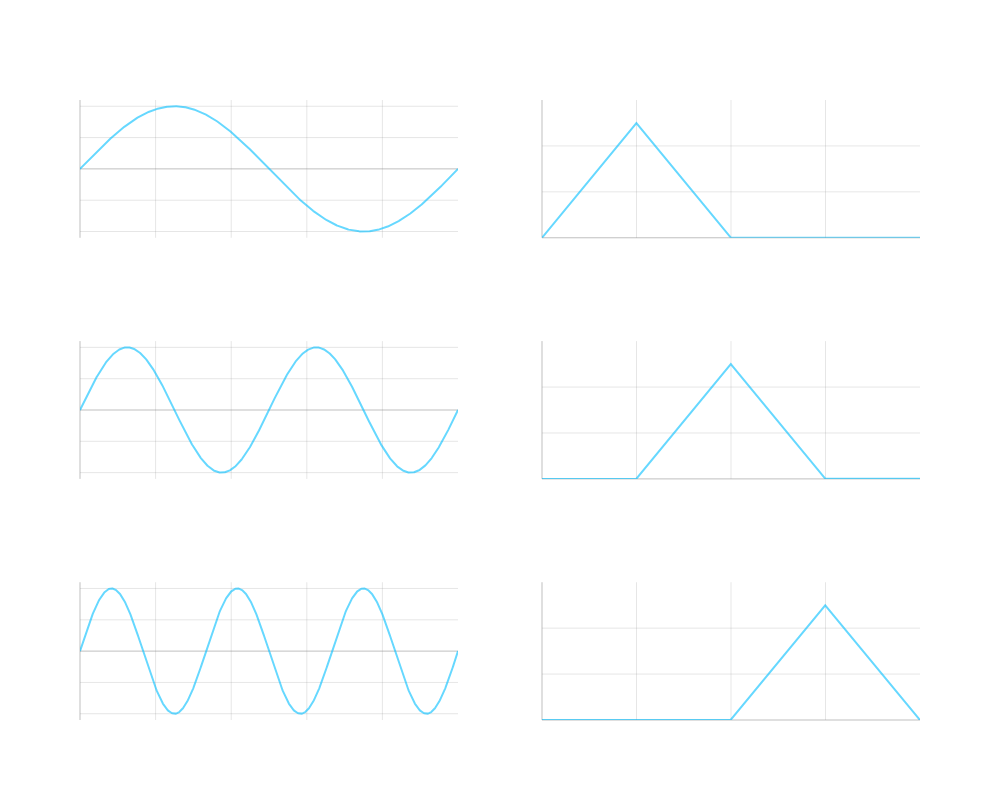

Notebook code cell kept with this figure:
### Markdown cell above
##### 2.)  Fourier Transforms

##### The Fourier Transform maps a function from the time domain to the frequency domain
 
 $$F(\omega) = \int_{-\infty}^{\infty} f(t)e^{-i\omega t}dt$$
 
 - $f(t)$ is the input signal in the *time domain*
 
 - $F(\omega)$ is the output signal in the *frequency domain*
 
 - $e^{-i\omega t}$ is the complex exponential, the basis function of the transform

Great for formal proof, numerically, however, we can't operate in continuous space...

##### Discrete Fourier Transform

$$X_k = \sum_{n=0}^{N-1} x_n e^{\frac{-i2 \pi k n}{N}}$$

The Discrete Fourier Transform (DFT) maps an input signal from the time domain to an output signal in the frequency domain in $O(N^2)$

- $x_n$ is the input signal in the *time domain*

- $X_k$ is the output signal in the *frequency domain*

- $e^{\frac{-i2 \pi k n}{N}}$ is the complex exponential, the basis function of the transform

### Code cell
import numpy as np
import plotly.graph_objects as go
from plotly.subplots import make_subplots

# Generate time points
t = np.linspace(0, 1, 1000)

# Create signals with different frequencies but same amplitude
signal1 = np.sin(2 * np.pi * 1 * t)  # 1 Hz
signal2 = np.sin(2 * np.pi * 2 * t)  # 2 Hz
signal3 = np.sin(2 * np.pi * 3 * t)  # 3 Hz

# Compute DFT for each signal
freq1 = np.fft.fft(signal1)
freq2 = np.fft.fft(signal2)
freq3 = np.fft.fft(signal3)

# Get frequency axis
freqs = np.fft.fftfreq(len(t), t[1] - t[0])

# Create subplots
fig = make_subplots(
    rows=3, cols=2,
    subplot_titles=('1 Hz Signal', '1 Hz Frequency Spectrum',
                   '2 Hz Signal', '2 Hz Frequency Spectrum',
                   '3 Hz Signal', '3 Hz Frequency Spectrum')
)

# Plot time domain signals and their frequency spectrums
fig.add_trace(
    go.Scatter(x=t, y=signal1, line=dict(color='rgba(0, 191, 255, 0.6)')),
    row=1, col=1
)
fig.add_trace(
    go.Scatter(x=freqs[:len(freqs)//2], y=np.abs(freq1)[:len(freqs)//2]/len(t),
               line=dict(color='rgba(0, 191, 255, 0.6)')),
    row=1, col=2
)

fig.add_trace(
    go.Scatter(x=t, y=signal2, line=dict(color='rgba(0, 191, 255, 0.6)')),
    row=2, col=1
)
fig.add_trace(
    go.Scatter(x=freqs[:len(freqs)//2], y=np.abs(freq2)[:len(freqs)//2]/len(t),
               line=dict(color='rgba(0, 191, 255, 0.6)')),
    row=2, col=2
)

fig.add_trace(
    go.Scatter(x=t, y=signal3, line=dict(color='rgba(0, 191, 255, 0.6)')),
    row=3, col=1
)
fig.add_trace(
    go.Scatter(x=freqs[:len(freqs)//2], y=np.abs(freq3)[:len(freqs)//2]/len(t),
               line=dict(color='rgba(0, 191, 255, 0.6)')),
    row=3, col=2
)

# Update layout
fig.update_layout(
    width=1000,
    height=800,
    showlegend=False,
    title_text='Discrete Fourier Transform Example',
    title_x=0.5,
    title_font_size=20,
    plot_bgcolor='rgba(0,0,0,0)',
    paper_bgcolor='rgba(0,0,0,0)',
    font=dict(color='white')
)

# Update all xaxes
for i in range(1, 4):
    fig.update_xaxes(
        title_text='Time (s)' if i == 3 else None,
        showgrid=True,
        gridwidth=1,
        gridcolor='rgba(128,128,128,0.2)',
        zeroline=True,
        zerolinewidth=1,
        zerolinecolor='rgba(128,128,128,0.5)',
        row=i, col=1
    )
    fig.update_xaxes(
        title_text='Frequency (Hz)' if i == 3 else None,
        showgrid=True,
        gridwidth=1,
        gridcolor='rgba(128,128,128,0.2)',
        zeroline=True,
        zerolinewidth=1,
        zerolinecolor='rgba(128,128,128,0.5)',
        range=[0, 4],  # Limit x-axis range to better show peaks
        row=i, col=2
    )

# Update all yaxes
for i in range(1, 4):
    fig.update_yaxes(
        title_text='Amplitude' if i == 2 else None,
        showgrid=True,
        gridwidth=1,
        gridcolor='rgba(128,128,128,0.2)',
        zeroline=True,
        zerolinewidth=1,
        zerolinecolor='rgba(128,128,128,0.5)',
        range=[-1.1, 1.1],  # Fix y-axis range for time domain
        row=i, col=1
    )
    fig.update_yaxes(
        title_text='Magnitude' if i == 2 else None,
        showgrid=True,
        gridwidth=1,
        gridcolor='rgba(128,128,128,0.2)',
        zeroline=True,
        zerolinewidth=1,
        zerolinecolor='rgba(128,128,128,0.5)',
        range=[0, 0.6],  # Fix y-axis range for frequency domain
        row=i, col=2
    )

fig.show()

### Figure 1 — Plotly figure (JSON) as saved in the notebook; plotly's stock layout.template omitted (floating-point values rounded to 4 significant figures; data arrays with more than 128 entries replaced by an {"elided": "..."} marker saying what was removed)
{"data": [{"line": {"color": "rgba(0, 191, 255, 0.6)"}, "type": "scatter", "x": {"elided": "1000 float values"}, "xaxis": "x", "y": {"elided": "1000 float values"}, "yaxis": "y"}, {"line": {"color": "rgba(0, 191, 255, 0.6)"}, "type": "scatter", "x": {"elided": "500 float values"}, "xaxis": "x2", "y": {"elided": "500 float values"}, "yaxis": "y2"}, {"line": {"color": "rgba(0, 191, 255, 0.6)"}, "type": "scatter", "x": {"elided": "1000 float values"}, "xaxis": "x3", "y": {"elided": "1000 float values"}, "yaxis": "y3"}, {"line": {"color": "rgba(0, 191, 255, 0.6)"}, "type": "scatter", "x": {"elided": "500 float values"}, "xaxis": "x4", "y": {"elided": "500 float values"}, "yaxis": "y4"}, {"line": {"color": "rgba(0, 191, 255, 0.6)"}, "type": "scatter", "x": {"elided": "1000 float values"}, "xaxis": "x5", "y": {"elided": "1000 float values"}, "yaxis": "y5"}, {"line": {"color": "rgba(0, 191, 255, 0.6)"}, "type": "scatter", "x": {"elided": "500 float values"}, "xaxis": "x6", "y": {"elided": "500 float values"}, "yaxis": "y6"}], "layout": {"annotations": [{"font": {"size": 16}, "showarrow": false, "text": "1 Hz Signal", "x": 0.225, "xanchor": "center", "xref": "paper", "y": 1, "yanchor": "bottom", "yref": "paper"}, {"font": {"size": 16}, "showarrow": false, "text": "1 Hz Frequency Spectrum", "x": 0.775, "xanchor": "center", "xref": "paper", "y": 1, "yanchor": "bottom", "yref": "paper"}, {"font": {"size": 16}, "showarrow": false, "text": "2 Hz Signal", "x": 0.225, "xanchor": "center", "xref": "paper", "y": 0.6111, "yanchor": "bottom", "yref": "paper"}, {"font": {"size": 16}, "showarrow": false, "text": "2 Hz Frequency Spectrum", "x": 0.775, "xanchor": "center", "xref": "paper", "y": 0.6111, "yanchor": "bottom", "yref": "paper"}, {"font": {"size": 16}, "showarrow": false, "text": "3 Hz Signal", "x": 0.225, "xanchor": "center", "xref": "paper", "y": 0.2222, "yanchor": "bottom", "yref": "paper"}, {"font": {"size": 16}, "showarrow": false, "text": "3 Hz Frequency Spectrum", "x": 0.775, "xanchor": "center", "xref": "paper", "y": 0.2222, "yanchor": "bottom", "yref": "paper"}], "font": {"color": "white"}, "height": 800, "paper_bgcolor": "rgba(0,0,0,0)", "plot_bgcolor": "rgba(0,0,0,0)", "showlegend": false, "title": {"font": {"size": 20}, "text": "Discrete Fourier Transform Example", "x": 0.5}, "width": 1000, "xaxis": {"anchor": "y", "domain": [0, 0.45], "gridcolor": "rgba(128,128,128,0.2)", "gridwidth": 1, "showgrid": true, "zeroline": true, "zerolinecolor": "rgba(128,128,128,0.5)", "zerolinewidth": 1}, "xaxis2": {"anchor": "y2", "domain": [0.55, 1], "gridcolor": "rgba(128,128,128,0.2)", "gridwidth": 1, "range": [0, 4], "showgrid": true, "zeroline": true, "zerolinecolor": "rgba(128,128,128,0.5)", "zerolinewidth": 1}, "xaxis3": {"anchor": "y3", "domain": [0, 0.45], "gridcolor": "rgba(128,128,128,0.2)", "gridwidth": 1, "showgrid": true, "zeroline": true, "zerolinecolor": "rgba(128,128,128,0.5)", "zerolinewidth": 1}, "xaxis4": {"anchor": "y4", "domain": [0.55, 1], "gridcolor": "rgba(128,128,128,0.2)", "gridwidth": 1, "range": [0, 4], "showgrid": true, "zeroline": true, "zerolinecolor": "rgba(128,128,128,0.5)", "zerolinewidth": 1}, "xaxis5": {"anchor": "y5", "domain": [0, 0.45], "gridcolor": "rgba(128,128,128,0.2)", "gridwidth": 1, "showgrid": true, "title": {"text": "Time (s)"}, "zeroline": true, "zerolinecolor": "rgba(128,128,128,0.5)", "zerolinewidth": 1}, "xaxis6": {"anchor": "y6", "domain": [0.55, 1], "gridcolor": "rgba(128,128,128,0.2)", "gridwidth": 1, "range": [0, 4], "showgrid": true, "title": {"text": "Frequency (Hz)"}, "zeroline": true, "zerolinecolor": "rgba(128,128,128,0.5)", "zerolinewidth": 1}, "yaxis": {"anchor": "x", "domain": [0.7778, 1], "gridcolor": "rgba(128,128,128,0.2)", "gridwidth": 1, "range": [-1.1, 1.1], "showgrid": true, "zeroline": true, "zerolinecolor": "rgba(128,128,128,0.5)", "zerolinewidth": 1}, "yaxis2": {"anchor": "x2", "domain": [0.7778, 1], "gridcolor": "rgba(128,128,128,0.2)", "gridwidth": 1, "range": [0, 0.6], "showgrid": true, "zeroline": true, "zerolinecolor": "rgba(128,128,128,0.5)", "zerolinewidth": 1}, "yaxis3": {"anchor": "x3", "domain": [0.3889, 0.6111], "gridcolor": "rgba(128,128,128,0.2)", "gridwidth": 1, "range": [-1.1, 1.1], "showgrid": true, "title": {"text": "Amplitude"}, "zeroline": true, "zerolinecolor": "rgba(128,128,128,0.5)", "zerolinewidth": 1}, "yaxis4": {"anchor": "x4", "domain": [0.3889, 0.6111], "gridcolor": "rgba(128,128,128,0.2)", "gridwidth": 1, "range": [0, 0.6], "showgrid": true, "title": {"text": "Magnitude"}, "zeroline": true, "zerolinecolor": "rgba(128,128,128,0.5)", "zerolinewidth": 1}, "yaxis5": {"anchor": "x5", "domain": [0, 0.2222], "gridcolor": "rgba(128,128,128,0.2)", "gridwidth": 1, "range": [-1.1, 1.1], "showgrid": true, "zeroline": true, "zerolinecolor": "rgba(128,128,128,0.5)", "zerolinewidth": 1}, "yaxis6": {"anchor": "x6", "domain": [0, 0.2222], "gridcolor": "rgba(128,128,128,0.2)", "gridwidth": 1, "range": [0, 0.6], "showgrid": true, "zeroline": true, "zerolinecolor": "rgba(128,128,128,0.5)", "zerolinewidth": 1}}}
